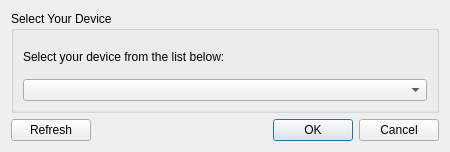
<?xml version="1.0" encoding="UTF-8"?>
<ui version="4.0">
 <class>DeviceSelect</class>
 <widget class="QDialog" name="DeviceSelect">
  <property name="geometry">
   <rect>
    <x>0</x>
    <y>0</y>
    <width>450</width>
    <height>152</height>
   </rect>
  </property>
  <property name="sizePolicy">
   <sizepolicy hsizetype="Fixed" vsizetype="Fixed">
    <horstretch>0</horstretch>
    <verstretch>0</verstretch>
   </sizepolicy>
  </property>
  <property name="windowTitle">
   <string>Device Select</string>
  </property>
  <layout class="QVBoxLayout" name="verticalLayout">
   <item>
    <widget class="QGroupBox" name="groupBox">
     <property name="title">
      <string>Select Your Device</string>
     </property>
     <layout class="QGridLayout" name="gridLayout">
      <item row="1" column="0">
       <widget class="QComboBox" name="devicesComboBox"/>
      </item>
      <item row="0" column="0">
       <widget class="QLabel" name="label">
        <property name="text">
         <string>Select your device from the list below:</string>
        </property>
       </widget>
      </item>
     </layout>
    </widget>
   </item>
   <item>
    <layout class="QHBoxLayout" name="horizontalLayout">
     <item>
      <widget class="QPushButton" name="pushButton">
       <property name="text">
        <string>Refresh</string>
       </property>
      </widget>
     </item>
     <item>
      <widget class="QDialogButtonBox" name="buttonBox">
       <property name="orientation">
        <enum>Qt::Horizontal</enum>
       </property>
       <property name="standardButtons">
        <set>QDialogButtonBox::Cancel|QDialogButtonBox::Ok</set>
       </property>
      </widget>
     </item>
    </layout>
   </item>
  </layout>
 </widget>
 <resources/>
 <connections>
  <connection>
   <sender>buttonBox</sender>
   <signal>accepted()</signal>
   <receiver>DeviceSelect</receiver>
   <slot>accept()</slot>
   <hints>
    <hint type="sourcelabel">
     <x>248</x>
     <y>254</y>
    </hint>
    <hint type="destinationlabel">
     <x>157</x>
     <y>274</y>
    </hint>
   </hints>
  </connection>
  <connection>
   <sender>buttonBox</sender>
   <signal>rejected()</signal>
   <receiver>DeviceSelect</receiver>
   <slot>reject()</slot>
   <hints>
    <hint type="sourcelabel">
     <x>316</x>
     <y>260</y>
    </hint>
    <hint type="destinationlabel">
     <x>286</x>
     <y>274</y>
    </hint>
   </hints>
  </connection>
 </connections>
</ui>
